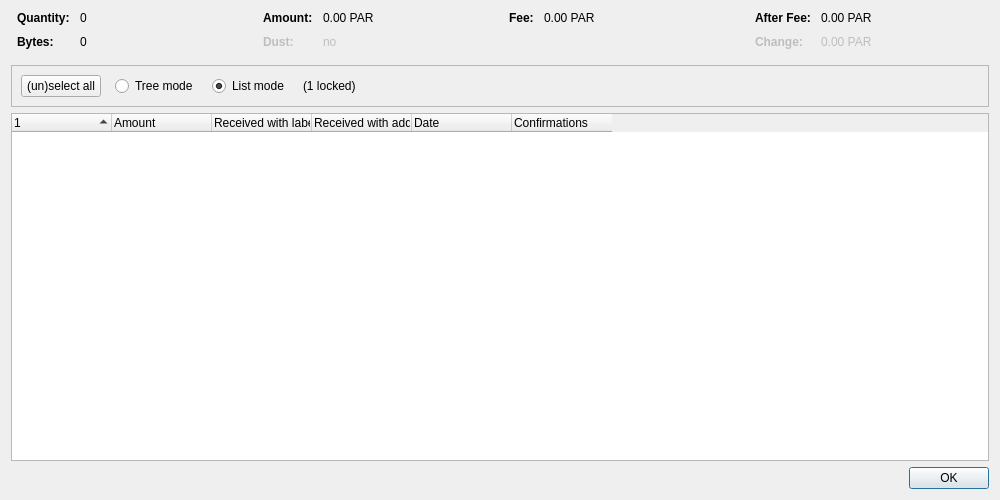
<?xml version="1.0" encoding="UTF-8"?>
<ui version="4.0">
 <class>CoinControlDialog</class>
 <widget class="QDialog" name="CoinControlDialog">
  <property name="geometry">
   <rect>
    <x>0</x>
    <y>0</y>
    <width>1000</width>
    <height>500</height>
   </rect>
  </property>
  <property name="windowTitle">
   <string>Coin Selection</string>
  </property>
  <layout class="QVBoxLayout" name="verticalLayout">
   <item>
    <layout class="QHBoxLayout" name="horizontalLayoutTop" stretch="0,0,0,0">
     <property name="topMargin">
      <number>0</number>
     </property>
     <property name="bottomMargin">
      <number>10</number>
     </property>
     <item>
      <layout class="QFormLayout" name="formLayoutCoinControl1">
       <property name="horizontalSpacing">
        <number>10</number>
       </property>
       <property name="verticalSpacing">
        <number>10</number>
       </property>
       <property name="leftMargin">
        <number>6</number>
       </property>
       <property name="rightMargin">
        <number>6</number>
       </property>
       <item row="0" column="0">
        <widget class="QLabel" name="labelCoinControlQuantityText">
         <property name="font">
          <font>
           <weight>75</weight>
           <bold>true</bold>
          </font>
         </property>
         <property name="text">
          <string>Quantity:</string>
         </property>
        </widget>
       </item>
       <item row="0" column="1">
        <widget class="QLabel" name="labelCoinControlQuantity">
         <property name="cursor">
          <cursorShape>IBeamCursor</cursorShape>
         </property>
         <property name="contextMenuPolicy">
          <enum>Qt::ActionsContextMenu</enum>
         </property>
         <property name="text">
          <string notr="true">0</string>
         </property>
         <property name="textInteractionFlags">
          <set>Qt::LinksAccessibleByMouse|Qt::TextSelectableByKeyboard|Qt::TextSelectableByMouse</set>
         </property>
        </widget>
       </item>
       <item row="1" column="0">
        <widget class="QLabel" name="labelCoinControlBytesText">
         <property name="font">
          <font>
           <weight>75</weight>
           <bold>true</bold>
          </font>
         </property>
         <property name="text">
          <string>Bytes:</string>
         </property>
        </widget>
       </item>
       <item row="1" column="1">
        <widget class="QLabel" name="labelCoinControlBytes">
         <property name="cursor">
          <cursorShape>IBeamCursor</cursorShape>
         </property>
         <property name="contextMenuPolicy">
          <enum>Qt::ActionsContextMenu</enum>
         </property>
         <property name="text">
          <string notr="true">0</string>
         </property>
         <property name="textInteractionFlags">
          <set>Qt::LinksAccessibleByMouse|Qt::TextSelectableByKeyboard|Qt::TextSelectableByMouse</set>
         </property>
        </widget>
       </item>
      </layout>
     </item>
     <item>
      <layout class="QFormLayout" name="formLayoutCoinControl2">
       <property name="horizontalSpacing">
        <number>10</number>
       </property>
       <property name="verticalSpacing">
        <number>10</number>
       </property>
       <property name="leftMargin">
        <number>6</number>
       </property>
       <property name="rightMargin">
        <number>6</number>
       </property>
       <item row="0" column="0">
        <widget class="QLabel" name="labelCoinControlAmountText">
         <property name="font">
          <font>
           <weight>75</weight>
           <bold>true</bold>
          </font>
         </property>
         <property name="text">
          <string>Amount:</string>
         </property>
        </widget>
       </item>
       <item row="0" column="1">
        <widget class="QLabel" name="labelCoinControlAmount">
         <property name="cursor">
          <cursorShape>IBeamCursor</cursorShape>
         </property>
         <property name="contextMenuPolicy">
          <enum>Qt::ActionsContextMenu</enum>
         </property>
         <property name="text">
          <string notr="true">0.00 PAR</string>
         </property>
         <property name="textInteractionFlags">
          <set>Qt::LinksAccessibleByMouse|Qt::TextSelectableByKeyboard|Qt::TextSelectableByMouse</set>
         </property>
        </widget>
       </item>
       <item row="1" column="0">
        <widget class="QLabel" name="labelCoinControlLowOutputText">
         <property name="enabled">
          <bool>false</bool>
         </property>
         <property name="font">
          <font>
           <weight>75</weight>
           <bold>true</bold>
          </font>
         </property>
         <property name="text">
          <string>Dust:</string>
         </property>
        </widget>
       </item>
       <item row="1" column="1">
        <widget class="QLabel" name="labelCoinControlLowOutput">
         <property name="enabled">
          <bool>false</bool>
         </property>
         <property name="cursor">
          <cursorShape>IBeamCursor</cursorShape>
         </property>
         <property name="contextMenuPolicy">
          <enum>Qt::ActionsContextMenu</enum>
         </property>
         <property name="text">
          <string notr="true">no</string>
         </property>
         <property name="textInteractionFlags">
          <set>Qt::LinksAccessibleByMouse|Qt::TextSelectableByKeyboard|Qt::TextSelectableByMouse</set>
         </property>
        </widget>
       </item>
      </layout>
     </item>
     <item>
      <layout class="QFormLayout" name="formLayoutCoinControl3">
       <property name="horizontalSpacing">
        <number>10</number>
       </property>
       <property name="verticalSpacing">
        <number>10</number>
       </property>
       <property name="leftMargin">
        <number>6</number>
       </property>
       <property name="rightMargin">
        <number>6</number>
       </property>
       <item row="0" column="0">
        <widget class="QLabel" name="labelCoinControlFeeText">
         <property name="font">
          <font>
           <weight>75</weight>
           <bold>true</bold>
          </font>
         </property>
         <property name="text">
          <string>Fee:</string>
         </property>
        </widget>
       </item>
       <item row="0" column="1">
        <widget class="QLabel" name="labelCoinControlFee">
         <property name="cursor">
          <cursorShape>IBeamCursor</cursorShape>
         </property>
         <property name="contextMenuPolicy">
          <enum>Qt::ActionsContextMenu</enum>
         </property>
         <property name="text">
          <string notr="true">0.00 PAR</string>
         </property>
         <property name="textInteractionFlags">
          <set>Qt::LinksAccessibleByMouse|Qt::TextSelectableByKeyboard|Qt::TextSelectableByMouse</set>
         </property>
        </widget>
       </item>
      </layout>
     </item>
     <item>
      <layout class="QFormLayout" name="formLayoutCoinControl4">
       <property name="horizontalSpacing">
        <number>10</number>
       </property>
       <property name="verticalSpacing">
        <number>10</number>
       </property>
       <property name="leftMargin">
        <number>6</number>
       </property>
       <property name="rightMargin">
        <number>6</number>
       </property>
       <item row="0" column="0">
        <widget class="QLabel" name="labelCoinControlAfterFeeText">
         <property name="font">
          <font>
           <weight>75</weight>
           <bold>true</bold>
          </font>
         </property>
         <property name="text">
          <string>After Fee:</string>
         </property>
        </widget>
       </item>
       <item row="0" column="1">
        <widget class="QLabel" name="labelCoinControlAfterFee">
         <property name="cursor">
          <cursorShape>IBeamCursor</cursorShape>
         </property>
         <property name="contextMenuPolicy">
          <enum>Qt::ActionsContextMenu</enum>
         </property>
         <property name="text">
          <string notr="true">0.00 PAR</string>
         </property>
         <property name="textInteractionFlags">
          <set>Qt::LinksAccessibleByMouse|Qt::TextSelectableByKeyboard|Qt::TextSelectableByMouse</set>
         </property>
        </widget>
       </item>
       <item row="1" column="0">
        <widget class="QLabel" name="labelCoinControlChangeText">
         <property name="enabled">
          <bool>false</bool>
         </property>
         <property name="font">
          <font>
           <weight>75</weight>
           <bold>true</bold>
          </font>
         </property>
         <property name="text">
          <string>Change:</string>
         </property>
        </widget>
       </item>
       <item row="1" column="1">
        <widget class="QLabel" name="labelCoinControlChange">
         <property name="enabled">
          <bool>false</bool>
         </property>
         <property name="cursor">
          <cursorShape>IBeamCursor</cursorShape>
         </property>
         <property name="contextMenuPolicy">
          <enum>Qt::ActionsContextMenu</enum>
         </property>
         <property name="text">
          <string notr="true">0.00 PAR</string>
         </property>
         <property name="textInteractionFlags">
          <set>Qt::LinksAccessibleByMouse|Qt::TextSelectableByKeyboard|Qt::TextSelectableByMouse</set>
         </property>
        </widget>
       </item>
      </layout>
     </item>
    </layout>
   </item>
   <item>
    <widget class="QFrame" name="frame">
     <property name="minimumSize">
      <size>
       <width>0</width>
       <height>40</height>
      </size>
     </property>
     <property name="frameShape">
      <enum>QFrame::StyledPanel</enum>
     </property>
     <property name="frameShadow">
      <enum>QFrame::Sunken</enum>
     </property>
     <layout class="QHBoxLayout" name="horizontalLayout">
      <item>
       <layout class="QHBoxLayout" name="horizontalLayoutPanel" stretch="0,0,0,0,0">
        <property name="spacing">
         <number>14</number>
        </property>
        <item>
         <widget class="QPushButton" name="pushButtonSelectAll">
          <property name="sizePolicy">
           <sizepolicy hsizetype="Maximum" vsizetype="Fixed">
            <horstretch>0</horstretch>
            <verstretch>0</verstretch>
           </sizepolicy>
          </property>
          <property name="text">
           <string>(un)select all</string>
          </property>
          <property name="autoDefault">
           <bool>false</bool>
          </property>
         </widget>
        </item>
        <item>
         <widget class="QRadioButton" name="radioTreeMode">
          <property name="sizePolicy">
           <sizepolicy hsizetype="Maximum" vsizetype="Fixed">
            <horstretch>0</horstretch>
            <verstretch>0</verstretch>
           </sizepolicy>
          </property>
          <property name="text">
           <string>Tree mode</string>
          </property>
         </widget>
        </item>
        <item>
         <widget class="QRadioButton" name="radioListMode">
          <property name="sizePolicy">
           <sizepolicy hsizetype="Maximum" vsizetype="Fixed">
            <horstretch>0</horstretch>
            <verstretch>0</verstretch>
           </sizepolicy>
          </property>
          <property name="text">
           <string>List mode</string>
          </property>
          <property name="checked">
           <bool>true</bool>
          </property>
         </widget>
        </item>
        <item>
         <widget class="QLabel" name="labelLocked">
          <property name="text">
           <string notr="true">(1 locked)</string>
          </property>
         </widget>
        </item>
        <item>
         <spacer name="horizontalSpacer">
          <property name="orientation">
           <enum>Qt::Horizontal</enum>
          </property>
          <property name="sizeHint" stdset="0">
           <size>
            <width>40</width>
            <height>20</height>
           </size>
          </property>
         </spacer>
        </item>
       </layout>
      </item>
     </layout>
    </widget>
   </item>
   <item>
    <widget class="CoinControlTreeWidget" name="treeWidget">
     <property name="contextMenuPolicy">
      <enum>Qt::CustomContextMenu</enum>
     </property>
     <property name="sortingEnabled">
      <bool>false</bool>
     </property>
     <property name="columnCount">
      <number>6</number>
     </property>
     <attribute name="headerShowSortIndicator" stdset="0">
      <bool>true</bool>
     </attribute>
     <attribute name="headerStretchLastSection">
      <bool>false</bool>
     </attribute>
     <column>
      <property name="text">
       <string/>
      </property>
     </column>
     <column>
      <property name="text">
       <string>Amount</string>
      </property>
     </column>
     <column>
      <property name="text">
       <string>Received with label</string>
      </property>
     </column>
     <column>
      <property name="text">
       <string>Received with address</string>
      </property>
     </column>
     <column>
      <property name="text">
       <string>Date</string>
      </property>
     </column>
     <column>
      <property name="text">
       <string>Confirmations</string>
      </property>
      <property name="toolTip">
       <string>Confirmed</string>
      </property>
     </column>
     <column>
      <property name="text">
       <string/>
      </property>
     </column>
     <column>
      <property name="text">
       <string/>
      </property>
     </column>
     <column>
      <property name="text">
       <string/>
      </property>
     </column>
     <column>
      <property name="text">
       <string/>
      </property>
     </column>
    </widget>
   </item>
   <item>
    <widget class="QDialogButtonBox" name="buttonBox">
     <property name="orientation">
      <enum>Qt::Horizontal</enum>
     </property>
     <property name="standardButtons">
      <set>QDialogButtonBox::Ok</set>
     </property>
    </widget>
   </item>
  </layout>
 </widget>
 <customwidgets>
  <customwidget>
   <class>CoinControlTreeWidget</class>
   <extends>QTreeWidget</extends>
   <header>qt/coincontroltreewidget.h</header>
  </customwidget>
 </customwidgets>
 <resources/>
 <connections/>
</ui>
